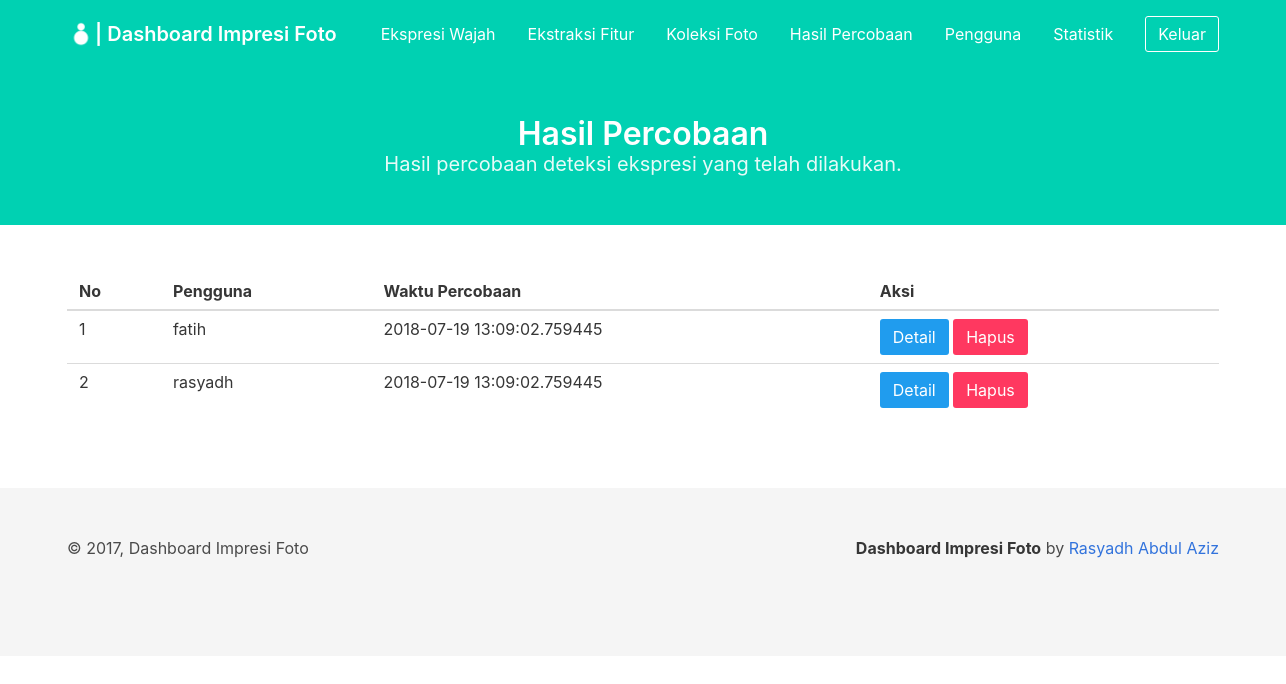
Before: /dashboard/detection_results/ (signed in) with the older database file.
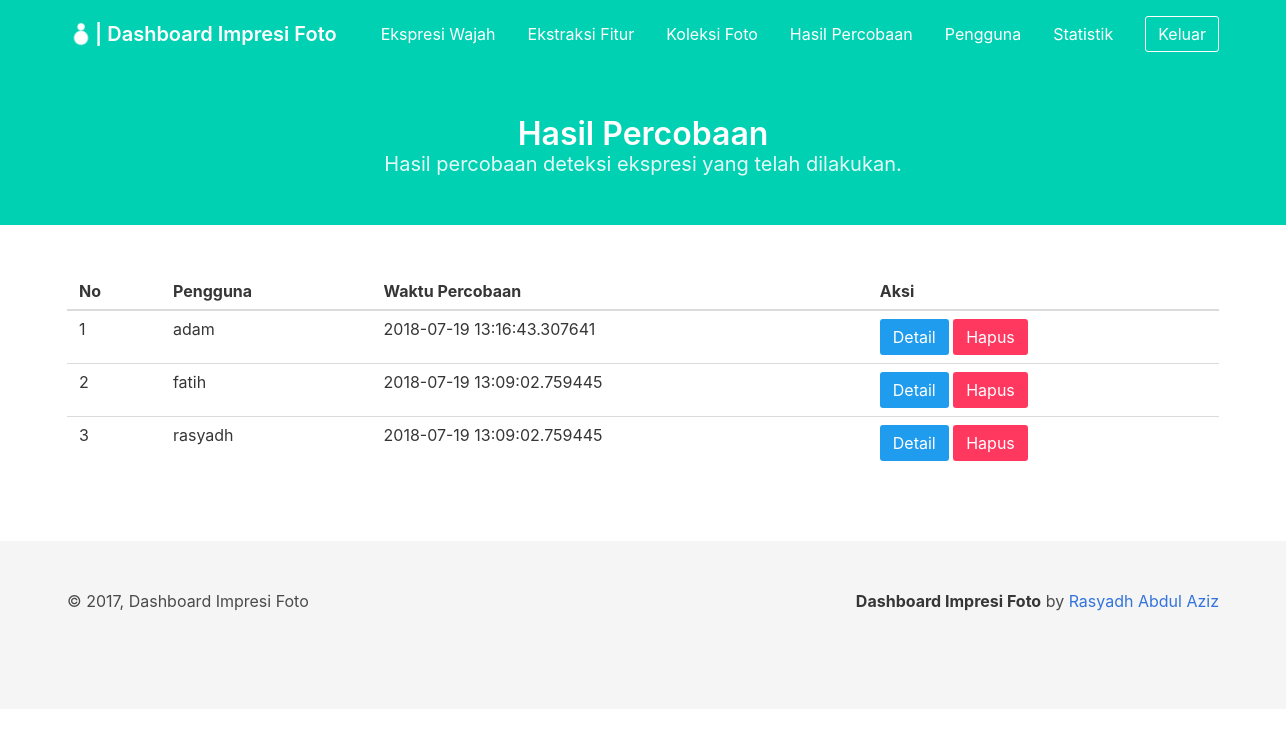
After: the same page with the newer database file.
### project/models/result_detection.py (models this page shows, shortened)
class ResultDetection(db.Model):
    __tablename__ = 'result_detection'
    id_result_detection = db.Column(db.Integer, primary_key=True)
    created_at = db.Column(db.DateTime, default=datetime.datetime.now())
    id_user = db.Column(db.Integer, db.ForeignKey('user.id_user'))

### project/models/user.py (models this page shows, shortened)
class User(db.Model):
    __tablename__ = 'user'
    id_user = db.Column(db.Integer, primary_key=True)
    username = db.Column(db.String, unique=True, nullable=False)
    password = db.Column(db.String, nullable=False)
    created_at = db.Column(db.DateTime, default=datetime.datetime.now())

### project/views/dashboard/detection_results.py (the view)
@dashboard_results.route('/dashboard/detection_results/')
def index():
    if session.get('loggedin_admin'):
        try:
            result = db.engine.execute("SELECT rd.id_result_detection, rd.id_user, u.username, rd.created_at FROM result_detection rd, user u WHERE u.id_user = rd.id_user")
            results = []
            for res in result:
                temp = {
                    'id_result_detection': res[0],
                    'id_user': res[1],
                    'username': res[2],
                    'created_at': res[3]
                }
                results.append(temp)
            return render_template('dashboard/detection_results.html',
                title='Hasil Percobaan', results=list(reversed(results)))
        except Exception as e:
            print('error to get detection result')
            print(e)
    return redirect(url_for('auth.login_admin'))

### project/templates/dashboard/detection_results.html (shortened to what this page needs)
{% extends 'dashboard/base_dashboard.html' %} {% block content %}
<section class="hero is-primary">
    <div class="hero-body">
        <div class="container has-text-centered">
            <h1 class="title">
                Hasil Percobaan
            </h1>
            <h2 class="subtitle">
                Hasil percobaan deteksi ekspresi yang telah dilakukan.
            </h2>
        </div>
    </div>
</section>
<section class="section">
    <div class="container" id="result_table">
        <table class="table is-hoverable is-fullwidth">
            <thead>
                <tr>
                    <th>No</th>
                    <th>Pengguna</th>
                    <th>Waktu Percobaan</th>
                    <th>Aksi</th>
                </tr>
            </thead>
            <tbody>
                {% if results %} {% for res in results %}
                <tr>
                    <td>{{ results.index(res) + 1 }}</td>
                    <td>{{ res.username }}</td>
                    <td>{{ res.created_at }}</td>
                    <td>
                        <button class="button is-info" onclick="detail_result('{{ res.id_result_detection }}', '{{ res.created_at }}', '{{ res.username }}')">Detail</button>
                        <a class="button is-danger" href="/dashboard/detection_results/delete/{{ res.id_result_detection }}">Hapus</a>
                    </td>
                </tr>
                {% endfor %} {% else %}
                <tr>
                    <td colspan="4" class="has-text-centered">Belum ada hasil percobaan</td>
                </tr>
                {% endif %}
            </tbody>
        </table>
    </div>
</section>
{% endblock %}

### project/templates/dashboard/base_dashboard.html (shortened to what this page needs)
<html>
<head>
    <link rel="stylesheet" type="text/css" href="{{ url_for('static', filename='css/bulma.css') }}" />
    <link rel="stylesheet" type="text/css" href="{{url_for('static', filename='css/app.css') }}" />
</head>
<body>
    <nav class="navbar is-primary is-transparent navbar-is-medium">
        <div class="container">
            <div class="navbar-brand">
                <a class="navbar-item" href="/dashboard/">
                    <img class="image" src="{{ url_for('static', filename='image/ImpresiFotoWhite.png') }}" alt="Logo">
                    <h1 class="title is-5 has-text-white">
                        | Dashboard Impresi Foto
                    </h1>
                </a>
            </div>
            <div class="navbar-menu" id="menu">
                <div class="navbar-end">
                    <a class="navbar-item" href="/dashboard/expression/">
                        Ekspresi Wajah
                    </a>
                    <a class="navbar-item" href="/dashboard/feature_extraction/">
                        Ekstraksi Fitur
                    </a>
                    <a class="navbar-item" href="/dashboard/photos_collection/">
                        Koleksi Foto
                    </a>
                    <a class="navbar-item" href="/dashboard/detection_results/">
                        Hasil Percobaan
                    </a>
                    <a class="navbar-item" href="/dashboard/user/">
                        Pengguna
                    </a>
                    <a class="navbar-item" href="/dashboard/statistic/">
                        Statistik
                    </a>
                    <div class="navbar-item">
                        <a class="button is-primary is-inverted is-outlined" href="/admin/logout/">
                            Keluar
                        </a>
                    </div>
                </div>
            </div>
        </div>
    </nav>
    {% block content %} {% endblock %}
    <footer class="footer">
        <div class="container">
            <div class="level">
                <div class="level-left">
                    <div class="level-item">
                        &copy; 2017, Dashboard Impresi Foto
                    </div>
                </div>
                <div class="level-right">
                    <div class="level-item">
                        <p>
                            <strong>Dashboard Impresi Foto</strong> by
                            <a href="github.com/rasyadh">Rasyadh Abdul Aziz</a>
                        </p>
                    </div>
                </div>
            </div>
        </div>
    </footer>
</body>
</html>

### project/static/css/app.css (style rules this page uses)
.navbar-is-medium { min-height: 4.25rem; }

Changed rows visible on the page:
added ResultDetection: results "1", username "adam", created_at "2018-07-19 13:16:43.307641"
computed for ResultDetection "fatih": results.index(res)+1 "1" → "2"
computed for ResultDetection "rasyadh": results "2" → "3"
